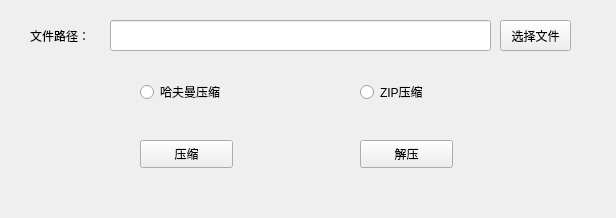
<?xml version="1.0" encoding="UTF-8"?>
<ui version="4.0">
 <class>MainWindow</class>
 <widget class="QWidget" name="MainWindow">
  <property name="geometry">
   <rect>
    <x>0</x>
    <y>0</y>
    <width>616</width>
    <height>218</height>
   </rect>
  </property>
  <property name="windowTitle">
   <string>压缩</string>
  </property>
  <widget class="QToolButton" name="toolButton">
   <property name="geometry">
    <rect>
     <x>500</x>
     <y>20</y>
     <width>71</width>
     <height>31</height>
    </rect>
   </property>
   <property name="font">
    <font>
     <family>更纱黑体 SC</family>
    </font>
   </property>
   <property name="text">
    <string>选择文件</string>
   </property>
  </widget>
  <widget class="QLineEdit" name="lineEdit">
   <property name="geometry">
    <rect>
     <x>110</x>
     <y>20</y>
     <width>381</width>
     <height>31</height>
    </rect>
   </property>
   <property name="font">
    <font>
     <family>等距更纱黑体 SC</family>
    </font>
   </property>
  </widget>
  <widget class="QLabel" name="label">
   <property name="geometry">
    <rect>
     <x>30</x>
     <y>20</y>
     <width>81</width>
     <height>31</height>
    </rect>
   </property>
   <property name="font">
    <font>
     <family>更纱黑体 SC</family>
    </font>
   </property>
   <property name="text">
    <string>文件路径：</string>
   </property>
  </widget>
  <widget class="QPushButton" name="pushButton">
   <property name="geometry">
    <rect>
     <x>140</x>
     <y>140</y>
     <width>93</width>
     <height>28</height>
    </rect>
   </property>
   <property name="text">
    <string>压缩</string>
   </property>
  </widget>
  <widget class="QPushButton" name="pushButton_2">
   <property name="geometry">
    <rect>
     <x>360</x>
     <y>140</y>
     <width>93</width>
     <height>28</height>
    </rect>
   </property>
   <property name="text">
    <string>解压</string>
   </property>
  </widget>
  <widget class="QRadioButton" name="radioButton">
   <property name="geometry">
    <rect>
     <x>140</x>
     <y>80</y>
     <width>118</width>
     <height>24</height>
    </rect>
   </property>
   <property name="text">
    <string>哈夫曼压缩</string>
   </property>
  </widget>
  <widget class="QRadioButton" name="radioButton_2">
   <property name="geometry">
    <rect>
     <x>360</x>
     <y>80</y>
     <width>118</width>
     <height>24</height>
    </rect>
   </property>
   <property name="text">
    <string>ZIP压缩</string>
   </property>
  </widget>
 </widget>
 <layoutdefault spacing="6" margin="11"/>
 <resources/>
 <connections/>
</ui>
